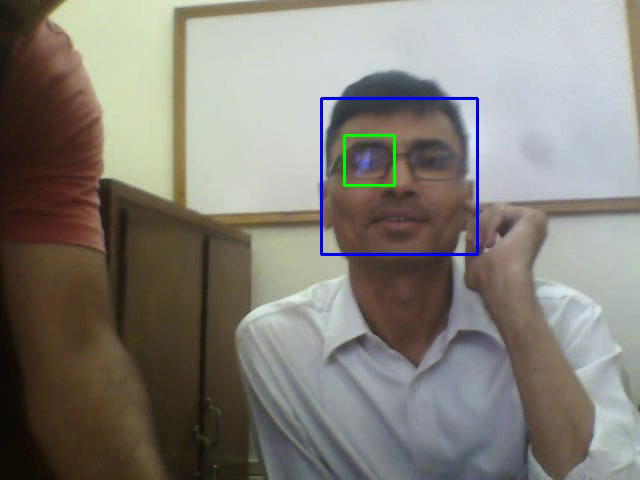
#> input picture frame 16 of input.avi, 640 x 480 px, given in place of the camera
$ python dsp.py
#> lines starting #> are read from the running program, lines starting #| are printed output that depends on the picture; after the words box and inside, x2 and y2 are one past the last pixel; in counts of white or black regions, pixels touching at a corner belong together

import numpy as np
import cv2

#import cascades
face_cascade = cv2.CascadeClassifier('haarcascade_frontalface_default.xml')
eye_cascade = cv2.CascadeClassifier('haarcascade_eye.xml')

cap = cv2.VideoCapture(0)
fourcc = cv2.VideoWriter_fourcc(*'XVID')    #codec
out = cv2.VideoWriter('input.avi',fourcc, 20.0, (640,480))

while 1:
    ret, img = cap.read()
#> img is the input picture: shape (480, 640, 3); mean B, G, R 119.9, 127.3, 131
    gray = cv2.cvtColor(img, cv2.COLOR_BGR2GRAY)
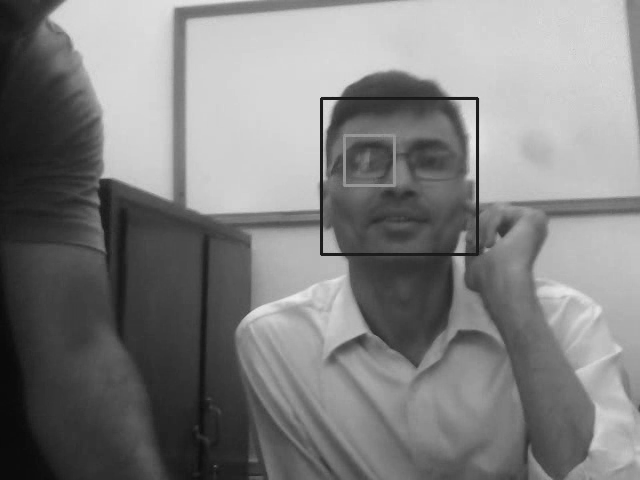
#> gray: shape (480, 640); min 9, max 236, mean 127.5

    #multiScale is used to detect different sizes of images in input.
    faces = face_cascade.detectMultiScale(gray, 1.3, 5)
#> faces = [[319, 98, 157, 157]]

    for (x,y,w,h) in faces:

        #w and h represent width and height respectively
        #marking rectangles around the face
        cv2.rectangle(img,(x,y),(x+w,y+h),(255,0,0),2)

        #Region of Image(ROI) of the face
        roi_gray = gray[y:y+h, x:x+w]
        roi_color = img[y:y+h, x:x+w]

        # Using the eye_Cascades to detect the eyes
        eyes = eye_cascade.detectMultiScale(roi_gray)
        for (ex,ey,ew,eh) in eyes:
            cv2.rectangle(roi_color,(ex,ey),(ex+ew,ey+eh),(0,255,0),2)
#> this loop made 1 pass
#> (x, y, w, h, eyes) on pass 1: (319, 98, 157, 157, [[28, 41, 43, 43], [18, 22, 90, 90]])
#> pass 1, `roi_gray = gray[y:y+h, x:x+w]`:
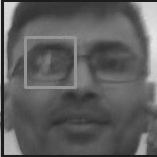
#> roi_gray: shape (157, 157); min 15, max 231, mean 94
#> pass 1, `roi_color = img[y:y+h, x:x+w]`:
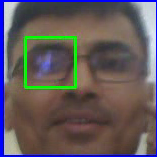
#> roi_color: shape (157, 157, 3); mean B, G, R 91.6, 89.6, 97.4
#> after the loop:
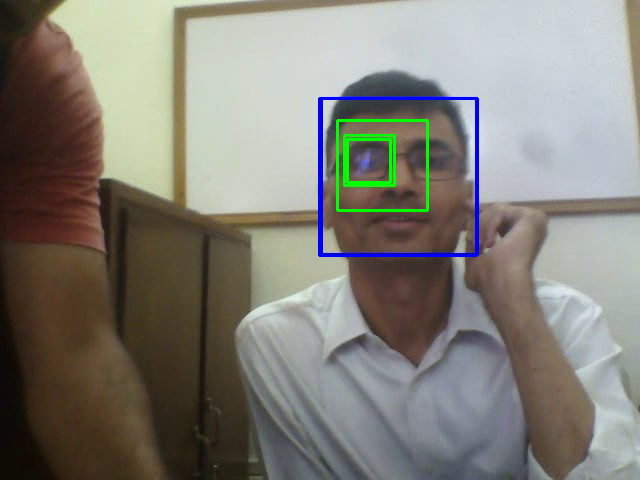
#> img: shape (480, 640, 3); 1.12% of pixels changed, all inside (x1, y1, x2, y2) = (318, 97, 478, 257)
#> after the loop:
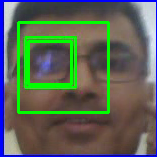
#> roi_color: shape (157, 157, 3); 6.44% of pixels changed, all inside (x1, y1, x2, y2) = (17, 21, 110, 114)
    out.write(img)

    cv2.imshow('img',img)
    k = cv2.waitKey(30) & 0xff
#> (key Esc is pressed here)
    if k == 27:
        img_name = "output.png".format(0)
        cv2.imwrite(img_name, img)  #saves the output to the directory
        break

cap.release()
out.release()
cv2.destroyAllWindows()
